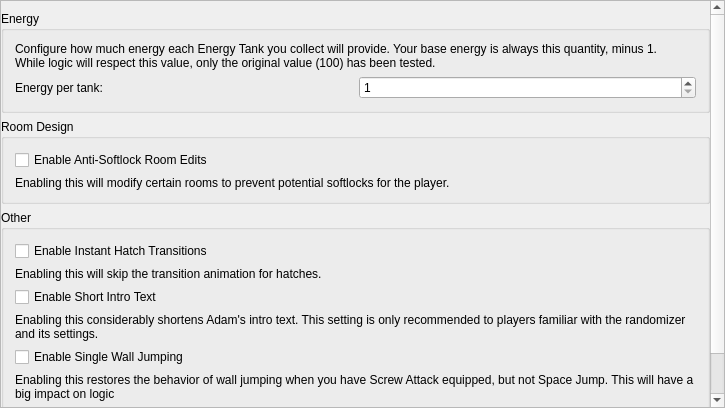
<?xml version="1.0" encoding="UTF-8"?>
<ui version="4.0">
 <class>PresetFusionPatches</class>
 <widget class="QMainWindow" name="PresetFusionPatches">
  <property name="geometry">
   <rect>
    <x>0</x>
    <y>0</y>
    <width>725</width>
    <height>408</height>
   </rect>
  </property>
  <property name="windowTitle">
   <string>Gameplay</string>
  </property>
  <widget class="QWidget" name="root_widget">
   <property name="maximumSize">
    <size>
     <width>16777215</width>
     <height>16777215</height>
    </size>
   </property>
   <layout class="QVBoxLayout" name="verticalLayout">
    <property name="leftMargin">
     <number>0</number>
    </property>
    <property name="topMargin">
     <number>0</number>
    </property>
    <property name="rightMargin">
     <number>0</number>
    </property>
    <property name="bottomMargin">
     <number>0</number>
    </property>
    <item>
     <widget class="QScrollArea" name="scroll_area">
      <property name="widgetResizable">
       <bool>true</bool>
      </property>
      <widget class="QWidget" name="scroll_contents">
       <property name="geometry">
        <rect>
         <x>0</x>
         <y>-66</y>
         <width>709</width>
         <height>488</height>
        </rect>
       </property>
       <property name="sizePolicy">
        <sizepolicy hsizetype="Ignored" vsizetype="Preferred">
         <horstretch>0</horstretch>
         <verstretch>0</verstretch>
        </sizepolicy>
       </property>
       <layout class="QVBoxLayout" name="scroll_layout">
        <property name="leftMargin">
         <number>0</number>
        </property>
        <property name="topMargin">
         <number>2</number>
        </property>
        <property name="rightMargin">
         <number>0</number>
        </property>
        <property name="bottomMargin">
         <number>0</number>
        </property>
        <item>
         <spacer name="top_spacer">
          <property name="orientation">
           <enum>Qt::Orientation::Vertical</enum>
          </property>
          <property name="sizeType">
           <enum>QSizePolicy::Policy::Fixed</enum>
          </property>
          <property name="sizeHint" stdset="0">
           <size>
            <width>20</width>
            <height>8</height>
           </size>
          </property>
         </spacer>
        </item>
        <item>
         <widget class="QGroupBox" name="energy_group">
          <property name="title">
           <string>Energy</string>
          </property>
          <layout class="QVBoxLayout" name="verticalLayout_2">
           <item>
            <widget class="QLabel" name="etank_description_label">
             <property name="sizePolicy">
              <sizepolicy hsizetype="Minimum" vsizetype="Preferred">
               <horstretch>0</horstretch>
               <verstretch>0</verstretch>
              </sizepolicy>
             </property>
             <property name="text">
              <string>Configure how much energy each Energy Tank you collect will provide. Your base energy is always this quantity, minus 1.
While logic will respect this value, only the original value (100) has been tested.</string>
             </property>
             <property name="wordWrap">
              <bool>true</bool>
             </property>
            </widget>
           </item>
           <item>
            <layout class="QHBoxLayout" name="etank_layout">
             <property name="topMargin">
              <number>0</number>
             </property>
             <item>
              <widget class="QLabel" name="etank_capacity_label">
               <property name="text">
                <string>Energy per tank:</string>
               </property>
               <property name="alignment">
                <set>Qt::AlignmentFlag::AlignLeading|Qt::AlignmentFlag::AlignLeft|Qt::AlignmentFlag::AlignVCenter</set>
               </property>
              </widget>
             </item>
             <item>
              <widget class="QSpinBox" name="etank_capacity_spin_box">
               <property name="sizePolicy">
                <sizepolicy hsizetype="Minimum" vsizetype="Fixed">
                 <horstretch>0</horstretch>
                 <verstretch>0</verstretch>
                </sizepolicy>
               </property>
               <property name="minimum">
                <number>1</number>
               </property>
               <property name="maximum">
                <number>1000</number>
               </property>
              </widget>
             </item>
            </layout>
           </item>
          </layout>
         </widget>
        </item>
        <item>
         <widget class="QGroupBox" name="room_group">
          <property name="title">
           <string>Room Design</string>
          </property>
          <layout class="QVBoxLayout" name="unlock_layout">
           <item>
            <widget class="QCheckBox" name="anti_softlock_check">
             <property name="text">
              <string>Enable Anti-Softlock Room Edits</string>
             </property>
            </widget>
           </item>
           <item>
            <widget class="QLabel" name="anti_softlock_label">
             <property name="sizePolicy">
              <sizepolicy hsizetype="Minimum" vsizetype="Preferred">
               <horstretch>0</horstretch>
               <verstretch>0</verstretch>
              </sizepolicy>
             </property>
             <property name="text">
              <string>Enabling this will modify certain rooms to prevent potential softlocks for the player.</string>
             </property>
             <property name="wordWrap">
              <bool>true</bool>
             </property>
            </widget>
           </item>
          </layout>
         </widget>
        </item>
        <item>
         <widget class="QGroupBox" name="gameplay_group">
          <property name="title">
           <string>Other</string>
          </property>
          <layout class="QVBoxLayout" name="instant_transitions_layout">
           <item>
            <widget class="QCheckBox" name="instant_transitions_check">
             <property name="text">
              <string>Enable Instant Hatch Transitions</string>
             </property>
            </widget>
           </item>
           <item>
            <widget class="QLabel" name="instant_transitions_label">
             <property name="sizePolicy">
              <sizepolicy hsizetype="Minimum" vsizetype="Preferred">
               <horstretch>0</horstretch>
               <verstretch>0</verstretch>
              </sizepolicy>
             </property>
             <property name="text">
              <string>&lt;html&gt;&lt;head/&gt;&lt;body&gt;&lt;p&gt;Enabling this will skip the transition animation for hatches.&lt;/p&gt;&lt;/body&gt;&lt;/html&gt;</string>
             </property>
             <property name="wordWrap">
              <bool>true</bool>
             </property>
            </widget>
           </item>
           <item>
            <widget class="QCheckBox" name="short_intro_text_check">
             <property name="text">
              <string>Enable Short Intro Text</string>
             </property>
            </widget>
           </item>
           <item>
            <widget class="QLabel" name="short_intro_text_label">
             <property name="sizePolicy">
              <sizepolicy hsizetype="Minimum" vsizetype="Preferred">
               <horstretch>0</horstretch>
               <verstretch>0</verstretch>
              </sizepolicy>
             </property>
             <property name="text">
              <string>Enabling this considerably shortens Adam's intro text. This setting is only recommended to players familiar with the randomizer and its settings.</string>
             </property>
             <property name="wordWrap">
              <bool>true</bool>
             </property>
            </widget>
           </item>
           <item>
            <widget class="QCheckBox" name="screw_attack_nerf_check">
             <property name="text">
              <string>Enable Single Wall Jumping</string>
             </property>
            </widget>
           </item>
           <item>
            <widget class="QLabel" name="screw_attack_nerf_label">
             <property name="text">
              <string>Enabling this restores the behavior of wall jumping when you have Screw Attack equipped, but not Space Jump. This will have a big impact on logic</string>
             </property>
             <property name="wordWrap">
              <bool>true</bool>
             </property>
            </widget>
           </item>
          </layout>
         </widget>
        </item>
        <item>
         <spacer name="verticalSpacer">
          <property name="orientation">
           <enum>Qt::Orientation::Vertical</enum>
          </property>
          <property name="sizeHint" stdset="0">
           <size>
            <width>20</width>
            <height>40</height>
           </size>
          </property>
         </spacer>
        </item>
       </layout>
      </widget>
     </widget>
    </item>
   </layout>
  </widget>
 </widget>
 <layoutdefault spacing="6" margin="11"/>
 <resources/>
 <connections/>
</ui>
